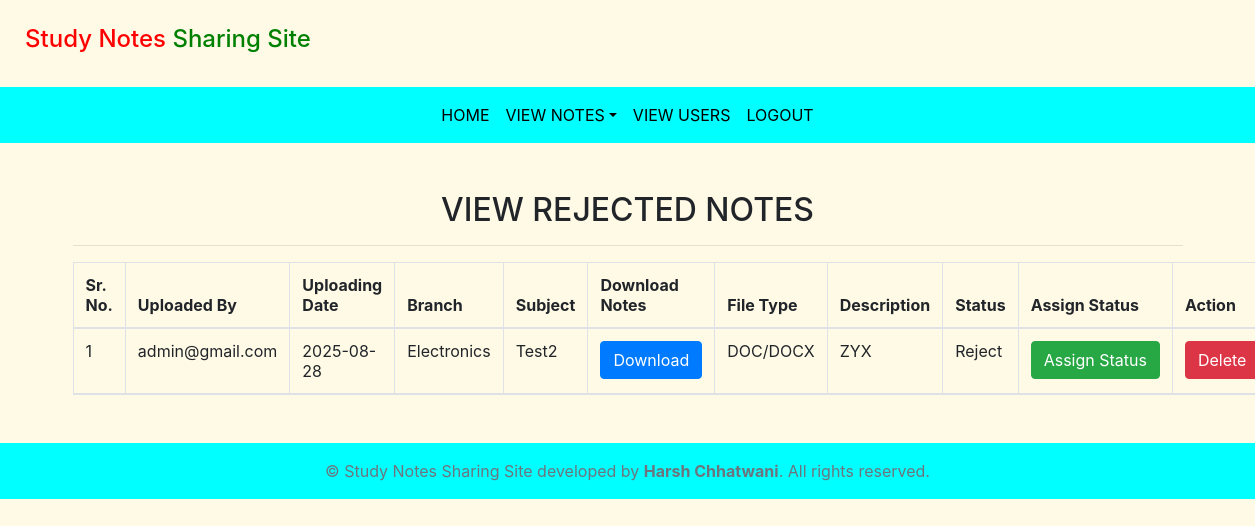
Screenshot of /rejected_notes/ (signed in) with the database file from the repository.
### notes/models.py (models this page shows, shortened)
class Notes(models.Model):
    user = models.ForeignKey(User, on_delete=models.CASCADE)
    uploadingdate = models.CharField(max_length=30)
    branch = models.CharField(max_length=30)
    subject = models.CharField(max_length=30)
    notesfile = models.FileField(null=True)
    filetype = models.CharField(max_length=30)
    description = models.CharField(max_length=200, null=True)
    status = models.CharField(max_length=15)

### notes/views.py (the view)
# urls.py: path('rejected_notes/',rejected_notes,name='rejected_notes'),
def rejected_notes(request):
    if not request.user.is_authenticated:
        return redirect('/login_admin')
    notes = Notes.objects.filter(status='Reject')
    d = {'notes': notes}
    return render(request, 'rejected_notes.html', d)

### notes/templates/rejected_notes.html
{% extends 'admin_nav.html' %}
{% load static %}
{% block body %}
<div class="container mt-5">
    <h2 class="text-center">VIEW REJECTED NOTES</h2>
    <hr>
    <table class="table table-bordered" id="example">
        <thead>
        <tr>
            <th>Sr. No.</th>
            <th>Uploaded By</th>
            <th>Uploading Date</th>
            <th>Branch</th>
            <th>Subject</th>
            <th>Download Notes</th>
            <th>File Type</th>
            <th>Description</th>
            <th>Status</th>
            <th>Assign Status</th>
            <th>Action</th>
        </tr>
        <tr>
            {% for i in notes %}
            <tr>
                <td>{{forloop.counter}}</td>
                <td>{{i.user.username}}</td>
                <td>{{i.uploadingdate}}</td>
                <td>{{i.branch}}</td>
                <td>{{i.subject}}</td>
                <td><a href="{{i.notesfile.url}}" class="btn btn-primary" download>Download</a></td>
                <td>{{i.filetype}}</td>
                <td>{{i.description}}</td>
                <td>{{i.status}}</td>
                <td><a href="{% url 'assign_status' i.id %}" class="btn btn-success">Assign&nbsp;Status</a></td>
                <td><a href="{% url 'delete_notes' i.id %}" class="btn btn-danger" onclick="return confirm('Are you sure?')">Delete</a></td>
            </tr>
            {% endfor %}
        </tr>
        </thead>
    </table>
</div>
{% endblock %}

### notes/static/css/mystyle.css (style rules this page uses)
body { background-color:#fffae6; }

### rows the page displays
Notes: user.username "admin@gmail.com", uploadingdate "2025-08-28", branch "Electronics", subject "Test2", filetype "DOC/DOCX", description "ZYX", status "Reject"
